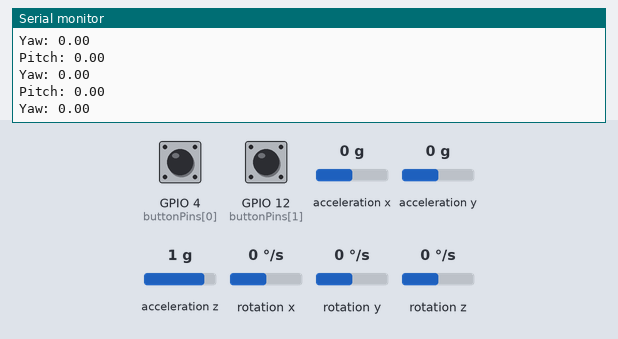
A sketch run on a simulated ESP32. On the bench: the last lines printed to the serial monitor. The inputs (shaded band) are chosen by the test bench; at power-on: GPIO 4 (buttonPins[0]) HIGH, acceleration x 0 g, GPIO 12 (buttonPins[1]) HIGH, acceleration y 0 g, acceleration z 1 g, rotation z 0 °/s, rotation x 0 °/s, rotation y 0 °/s. USB keyboard and mouse output is not drawn.

Above: at 3.2 s.
3.3 s: GPIO 4 (buttonPins[0]) pulled LOW for 0.15 s
5.0 s: acceleration x set to -1.4 g
At 6.0 s:
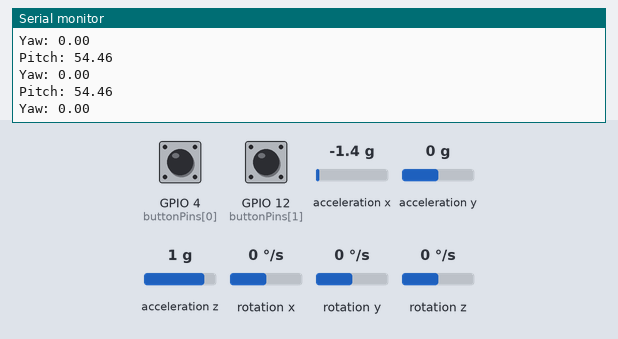
6.5 s: GPIO 12 (buttonPins[1]) pulled LOW for 0.15 s
8.1 s: acceleration y set to -1.4 g
At 8.7 s:
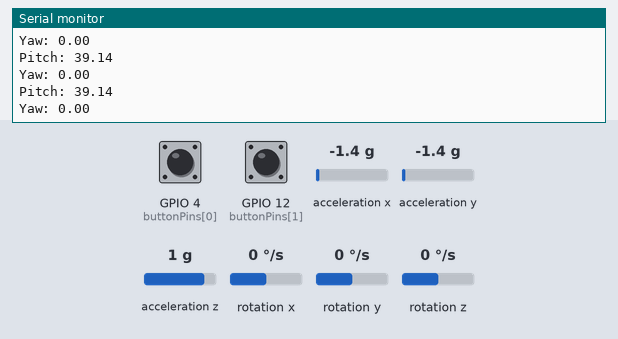
9.6 s: acceleration z set to -1.4 g
At 10.7 s:
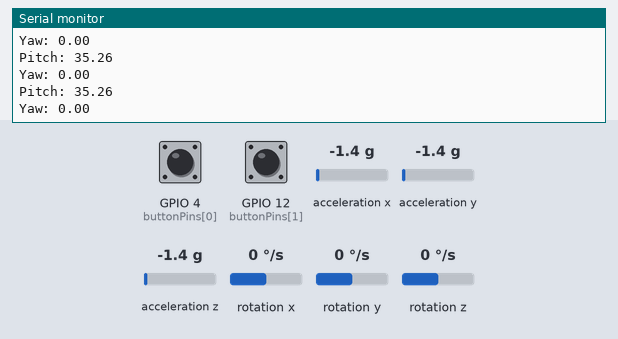
11.1 s: rotation z set to -192 °/s
At 12.2 s:
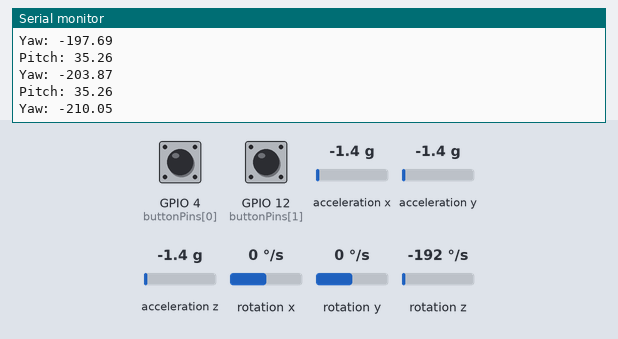
Timing chart, 0 to 13.6 s (numbered marks = the images above; inputs shaded):
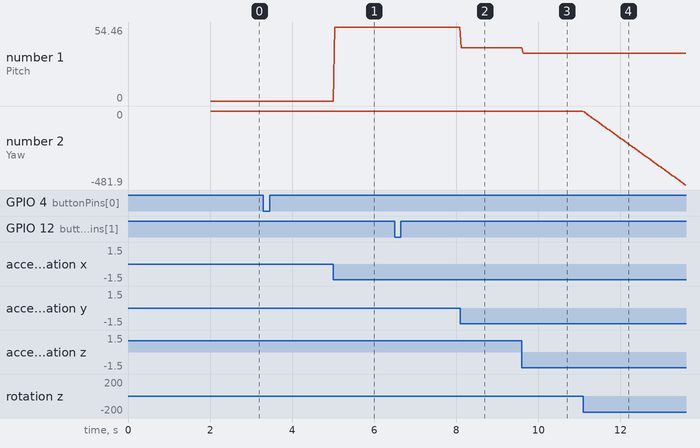

Measured:
- after the input at 5.0 s, the serial monitor: prints a new line at once (image 1)
- after the input at 8.1 s, the serial monitor: prints a new line at once (image 2)
- after the input at 9.6 s, the serial monitor: prints a new line at once (image 3)
- after the input at 11.1 s, the serial monitor: prints a new line at once (image 4)
- plotted number 1: 0 → 54.46 after the input at 5.0 s, 54.46 → 39.14 after the input at 8.1 s, 39.14 → 35.26 after the input at 9.6 s
- plotted number 2: 0 → -481.9 after the input at 11.1 s

The sketch:

MVRK_BLE_07132021.ino
```cpp
#define BOUNCE_WITH_PROMPT_DETECTION    // Make button state changes available immediately

#include "Wire.h"
#include <MPU6050_light.h>
#include <Bounce2.h>      // https://github.com/thomasfredericks/Bounce2
#include <BleGamepad.h>   // https://github.com/lemmingDev/ESP32-BLE-Gamepad

MPU6050 mpu(Wire);

#define numOfButtons 2

Bounce debouncers[numOfButtons];
BleGamepad bleGamepad("MVRKTEST", "Espressif", 100);

byte buttonPins[numOfButtons] = { 4, 12 };
byte physicalButtons[numOfButtons] = { 23, 2 };

bool didCalibrate = false;

void setup()
{
  Serial.begin(115200);
  Wire.begin();

Serial.println("Calibrating");

      byte status = mpu.begin();
      delay(1000);

      mpu.calcOffsets();


//  while (didCalibrate == false)
//  {
//    Serial.println("Needs Calibration");
//    debouncers[0].update();
//
//    if (debouncers[0].fell())
//    {
//      Serial.println("Calibrating");
//
//      byte status = mpu.begin();
//      delay(1000);
//
//      mpu.calcOffsets();
//      didCalibrate = true;
//    }
//  }

  for (byte currentPinIndex = 0; currentPinIndex < numOfButtons; currentPinIndex++)
  {
    pinMode(buttonPins[currentPinIndex], INPUT_PULLUP);

    debouncers[currentPinIndex] = Bounce();
    debouncers[currentPinIndex].attach(buttonPins[currentPinIndex]);      // After setting up the button, setup the Bounce instance :
    debouncers[currentPinIndex].interval(5);
  }

  bleGamepad.begin();
  Serial.println("Ready");

}

void loop()
{
  mpu.update();

  if (bleGamepad.isConnected())
  {


    for (byte currentIndex = 0; currentIndex < numOfButtons; currentIndex++)
    {
      debouncers[currentIndex].update();

      if (debouncers[currentIndex].fell())
      {
        bleGamepad.press(physicalButtons[currentIndex]);
        Serial.print("Button ");
        Serial.print(physicalButtons[currentIndex]);
        Serial.println(" pushed.");

        if(currentIndex = 0)
        {

        }

      }
      else if (debouncers[currentIndex].rose())
      {
        bleGamepad.release(physicalButtons[currentIndex]);
        Serial.print("Button ");
        Serial.print(physicalButtons[currentIndex]);
        Serial.println(" released.");
      }
    }


    float x = map(mpu.getAngleX(), -180, 180, 32737, -32737);
    float y = map(mpu.getAngleY(), -180, 180, 32737, -32737);

    bleGamepad.setX(x);
    delay(5);
    bleGamepad.setY(y);
    delay(5);

    Serial.print("Pitch: ");
    Serial.println(mpu.getAngleY());
    Serial.print("Yaw: ");
    Serial.println(mpu.getAngleZ());


    bleGamepad.sendReport();
    delay(20);  // (Un)comment to remove/add delay between loops
  }
}
```
